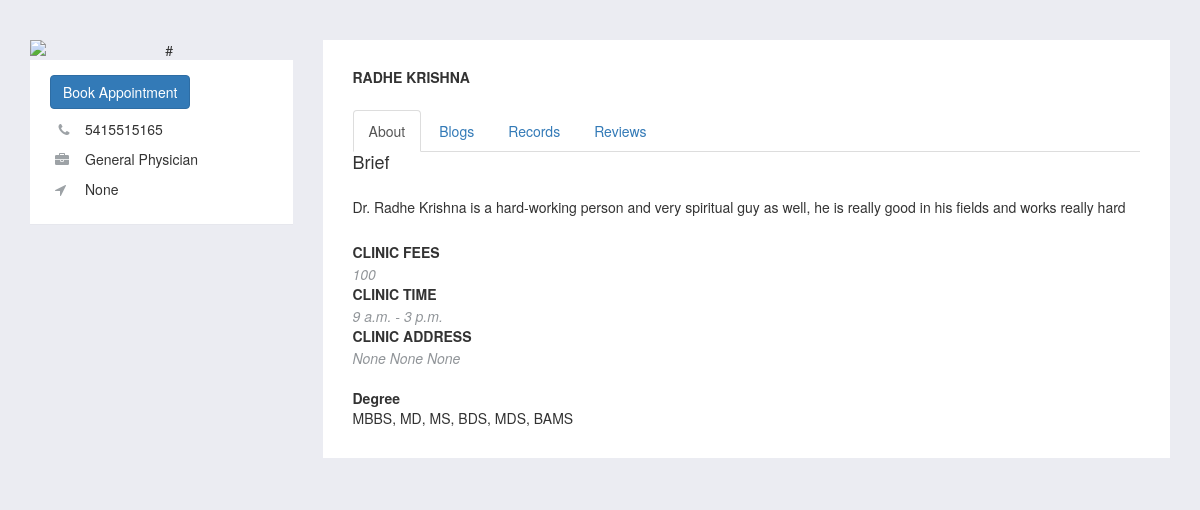
Page /home/doc_profile/20 on the committed database.
### doctor/models.py (models this page shows, shortened)
class Doctor(models.Model):
    GENDER_CHOICES = (
        ("M", "Male"),
        ("F", "Female"),
        ("O", "Other"),
    )
    PATIENT = 1
    DOCTOR = 2
    HOSPITAL = 3
    ADMIN = 4
    ROLE_CHOICES = (
        (PATIENT, "Patient"),
        (DOCTOR, "Doctor"),
        (HOSPITAL, "Hospital"),
        (ADMIN, "Admin"),
    )
    role = models.PositiveSmallIntegerField(
        choices=ROLE_CHOICES, default=DOCTOR, null=True, blank=True
    )
    user = models.OneToOneField(User, on_delete=models.CASCADE)
    department = models.ForeignKey(Departments, on_delete=models.CASCADE)
    hospital = models.ForeignKey(
        Hospital, on_delete=models.CASCADE, null=True, blank=True
    )
    clinic = models.CharField(
        max_length=100, null=True, blank=True
    )  # if hospital is Null , then clinic jrur hoga, apply validation
    open_time = models.TimeField(
        default="09:00", help_text="09:00", null=True, blank=True
    )
    close_time = models.TimeField(
        default="15:00", help_text="09:00", null=True, blank=True
    )
    gender = models.CharField(
        max_length=1, choices=GENDER_CHOICES, null=True, blank=True
    )
    degree = models.ManyToManyField(Degree)
    fees = models.IntegerField(default=100, null=True, blank=True)
    mobile = models.CharField(max_length=20, null=False)
    date_of_birth = models.DateField(default="07/16/1997", null=True, blank=True)
    address = models.CharField(max_length=100, null=True, blank=True)
    city = models.CharField(max_length=100, null=True, blank=True)
    state = models.CharField(max_length=100, null=True, blank=True)
    rating = models.IntegerField(default=0)
    cnt = models.IntegerField(default=0)
    """
    profile_pic= models.ImageField(upload_to='profile_pic/DoctorProfilePic/',null=True,blank=True)
    """
    def __str__(self):
        return self.user.get_full_name()
    @property
    def get_degree(self):
        l = []
        for i in self.degree.all():
            l.append(i.name)
        return ", ".join(map(str, l))

class Degree(models.Model):
    name = models.CharField(max_length=100)

### home/models.py (models this page shows)
class Departments(models.Model):
    departments = [
        ("General Physician", "General Physician"),
        ("InfectiousDisease Physician", "InfectiousDisease Physician"),
        ("Anesthesiologists", "Anesthesiologists"),
        ("Pulmonologist", "Pulmonologist"),
        ("Cardiologist", "Cardiologist"),
        ("Neurologist", "Neurologist"),
        ("Allergists", "Allergists"),
        ("Dermatologists", "Dermatologists"),
        ("Ayurveda", "Ayurveda"),
        ("Homoeopath", "Homoeopath"),
        ("Dentist", "Dentist"),
    ]
    name = models.CharField(
        max_length=50, choices=departments, default="General Physician"
    )
    about = models.CharField(max_length=512, null=True, blank=True)
    def __str__(self):
        return self.name

### doctor/views.py (the view)
# urls.py: path("doc_profile/<int:pk>", dv.doc_profile, name="doc_profile"),
def doc_profile(request, pk):
    doctor = Doctor.objects.get(id=pk)
    records = BookAppointment.objects.filter(doctor_id=pk)
    records = records[::-1]
    try:
        status = request.GET["aor"]
        record_id = int(status[:-1])
        print("STATUS", status)
        record = BookAppointment.objects.get(id=record_id)
        if status[-1] == "a":
            print("BEFORE", record.status)
            record.status = 1
            record.save()
            print("AFTER", record.status)
        else:
            record.delete()
    except:
        status = None
    d = {"doctor": doctor, "records": records}
    return render(request, "doctor/doc_profile.html", d)

### home/models.py (called while the page is built)
    @property
    def get_symptoms(self):
        l = []
        for i in self.symptoms.all():
            l.append(i.name)
        return ", ".join(map(str, l))

### templates/doctor/doc_profile.html (shortened to what this page needs)
{% load static %}
<!DOCTYPE html>
<html lang="en">
<head>
    <link href="https://netdna.bootstrapcdn.com/bootstrap/3.3.6/css/bootstrap.min.css" rel="stylesheet">
    <link href="{% static 'css/appointment_record_doc.css' %}" rel="stylesheet">
    <link href="https://maxcdn.bootstrapcdn.com/font-awesome/4.3.0/css/font-awesome.min.css" rel="stylesheet">
</head>
<body>
<div class="container">
	<div class="row">
		<div class="col-xs-12 col-md-4 col-lg-3">
			<div class="userProfileInfo">
				<div class="image text-center">
					<img src="https://bootdey.com/img/Content/avatar/avatar6.png" alt="#" class="img-responsive">
				</div>
				<div class="box">
					<div class="info">
                  <a class="btn btn-primary" href="{% url 'book_appointment_doc' doctor.id %}" role="button">Book Appointment</a>
						<span><i class="fa fa-fw fa-phone"></i>{{doctor.mobile}}</span>
						<span><i class="fa fa-briefcase"></i>{{doctor.department}}</span>
						<span><i class="fa fa-location-arrow"></i>{{doctor.address}}</span>
					</div>
				</div>
			</div>
		</div>
		<div class="col-xs-12 col-md-8 col-lg-9">
			<div class="box">
				<h2 class="boxTitle">{{doctor.user.first_name}} {{doctor.user.last_name}}</h2>
				<ul class="nav nav-tabs userProfileTabs" role="tablist">
					<li role="presentation" class="active"><a href="#tab-item-1" aria-controls="tab-item-1" role="tab" data-toggle="tab" aria-expanded="false">About</a></li>
					<li role="presentation" class=""><a href="#tab-item-2" aria-controls="tab-item-2" role="tab" data-toggle="tab" aria-expanded="true">Blogs</a></li>
					<li role="presentation" class=""><a href="#tab-item-3" aria-controls="tab-item-3" role="tab" data-toggle="tab" aria-expanded="false">Records</a></li>
					<li role="presentation" class=""><a href="#tab-item-4" aria-controls="tab-item-4" role="tab" data-toggle="tab" aria-expanded="false">Reviews</a></li>
				</ul>
				<div class="tab-content">
					<div role="tabpanel" class="tab-pane fade active in" id="tab-item-1">
						<div class="userProfileContent">
							<div class="i">
								<h2 class="boxHeadline">Brief</h2>
								<p>Dr. {{doctor}} is a hard-working person and very spiritual guy as well, he is really good in his fields and works really hard</p>
							</div>
							<div class="i">
								<ul class="simpleListings">
									<li>
                              <div class="title">Clinic Fees</div>
										<div class="info">{{doctor.fees}}</div>
                              <div class="title">Clinic Time</div>
										<div class="info">{{doctor.open_time}} - {{doctor.close_time}}</div>
										<div class="title">Clinic Address</div>
										<div class="info">{{doctor.address}} {{doctor.city}} {{doctor.state}}</div>
									</li>
								</ul>
							</div>
							<div class="i">
                        <div class="title"><b>Degree</b></div>
							{{doctor.get_degree}}
						</div>
						</div>
					</div>
				</div>
			</div>
		</div>
	</div>
</div>
</body>
</html>

### static/css/appointment_record_doc.css (style rules this page uses)
body { background: #f6f9fc; margin-top:20px; }
img { max-width: 100%; height: auto; }

### templates/doctor/doc_profile.html (style rules this page uses)
body { margin-top: 40px; min-height: 100%; background: #ebecf2; }
.userProfileInfo .image { position: relative }
.userProfileInfo .box { padding: 0 }
.userProfileInfo .box .info, .userProfileInfo .box .name, .userProfileInfo .box .socialIcons { padding: 15px 20px; border-bottom: 1px solid #e6e7ed }
.userProfileInfo .box .info>span { margin: 10px 0; display: block; padding: 0 0 0 35px; position: relative }
.userProfileInfo .box .info>span .fa { position: absolute; left: 5px; top: 4px; color: #9da2a6 }
.boxHeadline { margin: 0 0 25px 0; font-size: 18px; font-size: 1.8rem }
.boxTitle { font-size: 14px; font-size: 1.4rem; font-weight: 700; text-transform: uppercase; margin: 0 0 25px 0 }
.box { background: #fff; padding: 30px; margin: 0 0 24px 0 }
.simpleListings { padding: 0; margin: 0 }
.simpleListings li { list-style-type: none; padding: 0 0 20px 0; margin: 20px 0 0 0; border-bottom: 1px solid #e6e7ed; position: relative }
.simpleListings li:first-child { margin-top: 0 }
.simpleListings li:only-child { border-bottom: 0 }
.simpleListings li .title { font-size: 14px; font-size: 1.4rem; font-weight: 700; text-transform: uppercase; margin: 0 0 2px 0 }
.simpleListings li .info { color: #919599; font-style: italic }
@media (min-width: 992px) { .userProfileInfo .image img { width: 100%; } }

### rows in the picture
Doctor: mobile "5415515165", department "General Physician", address "None", user.first_name "RADHE", user.last_name "KRISHNA", user.last_name "Radhe Krishna", fees "100", open_time "9 a.m.", close_time "3 p.m.", city "None", state "None", get_degree "MBBS, MD, MS, BDS, MDS, BAMS"
